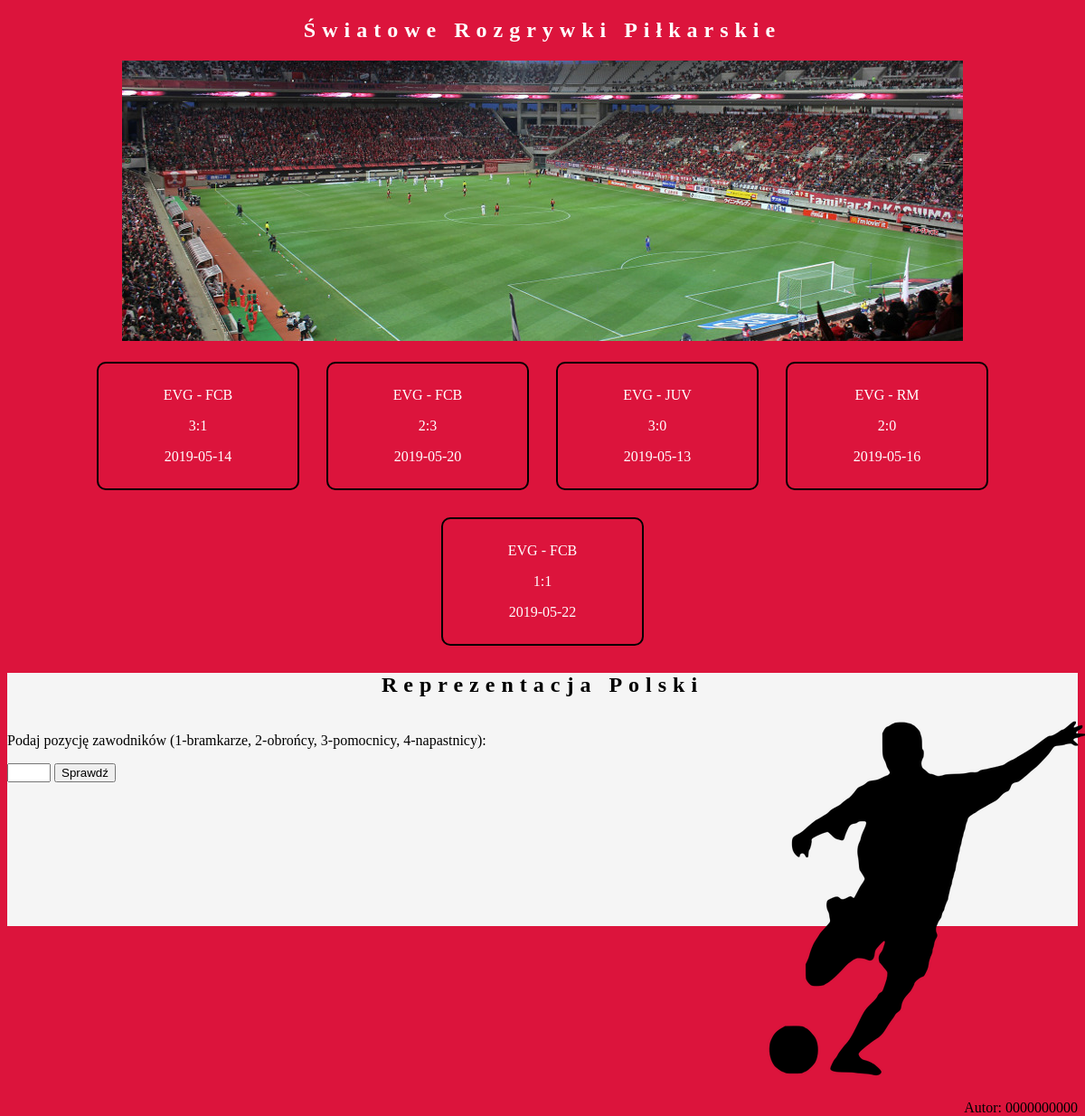
The page /bloki/futbol.php on the database its author committed.
### tables this page shows
CREATE TABLE `rozgrywka` (
  `id` int(10) UNSIGNED NOT NULL,
  `zespol1` varchar(3) NOT NULL,
  `zespol2` varchar(3) DEFAULT NULL,
  `wynik` varchar(20) DEFAULT NULL,
  `data_rozgrywki` date DEFAULT NULL
);

### bloki/futbol.php (the view, shortened to what this page needs)
<?php
$link = new mysqli('localhost', 'root', '', '4e_2_pilka');
$sql = "select zespol1, zespol2, wynik, data_rozgrywki from rozgrywka where zespol1 = 'EVG'";
$result = $link->query($sql);
?>
<!DOCTYPE html>
<html lang="pl">
<head>
    <link rel="stylesheet" href="style.css">
</head>
<body>
<section class="baner">
    <h2>Światowe rozgrywki piłkarskie</h2>
    <img src="obraz1.jpg" alt="boisko">
</section>
<section class="kontener">
<?php
while ($row = $result->fetch_assoc()) {
    echo "<div class='rozgrywka'>";
    echo "<p>{$row['zespol1']} - {$row['zespol2']}</p>";
    echo "<p>{$row['wynik']}</p>";
    echo "<p>{$row['data_rozgrywki']}</p>";
    echo "</div>";
}
?>
</section>
<section class="glowny">
    <h2>Reprezentacja Polski</h2>
</section>
<section class="lewy">
    <p>Podaj pozycję zawodników (1-bramkarze, 2-obrońcy, 3-pomocnicy, 4-napastnicy):</p>
    <form method="POST" action="">
        <input type="number" name="pozycja" min="1" max="4" required>
        <button type="submit">Sprawdź</button>
    </form>
</section>
<section class="prawy">
    <img src="zad1.png" alt="piłkarz">
    <p>Autor: 0000000000</p>
</section>
</body>
</html>

### bloki/style.css (style rules this page uses)
body { font-family: Tahoma; background-color: Crimson; }
h2 { text-align: center; letter-spacing: 7px; text-transform: capitalize; }
.baner { color: white; text-align: center; height: 370px; }
.kontener { display: flex; flex-wrap: wrap; justify-content: center; gap: 10px; margin-bottom: 20px; }
.rozgrywka { color: white; text-align: center; width: 200px; margin: 10px; padding: 10px; border: 2px solid black; border-radius: 10px; background-color: crimson; transition: border-color 0.3s ease; }
.glowny { background-color: WhiteSmoke; height: 50px; }
.lewy { background-color: WhiteSmoke; width: 70%; height: 230px; float: left; }
.prawy { background-color: WhiteSmoke; width: 30%; height: 230px; float: right; text-align: right; }

### rows shown on the page
rozgrywka: zespol1 "EVG", zespol2 "FCB", wynik "3:1", data_rozgrywki "2019-05-14"
rozgrywka: zespol1 "EVG", zespol2 "FCB", wynik "2:3", data_rozgrywki "2019-05-20"
rozgrywka: zespol1 "EVG", zespol2 "JUV", wynik "3:0", data_rozgrywki "2019-05-13"
rozgrywka: zespol1 "EVG", zespol2 "RM", wynik "2:0", data_rozgrywki "2019-05-16"
rozgrywka: zespol1 "EVG", zespol2 "FCB", wynik "1:1", data_rozgrywki "2019-05-22"
